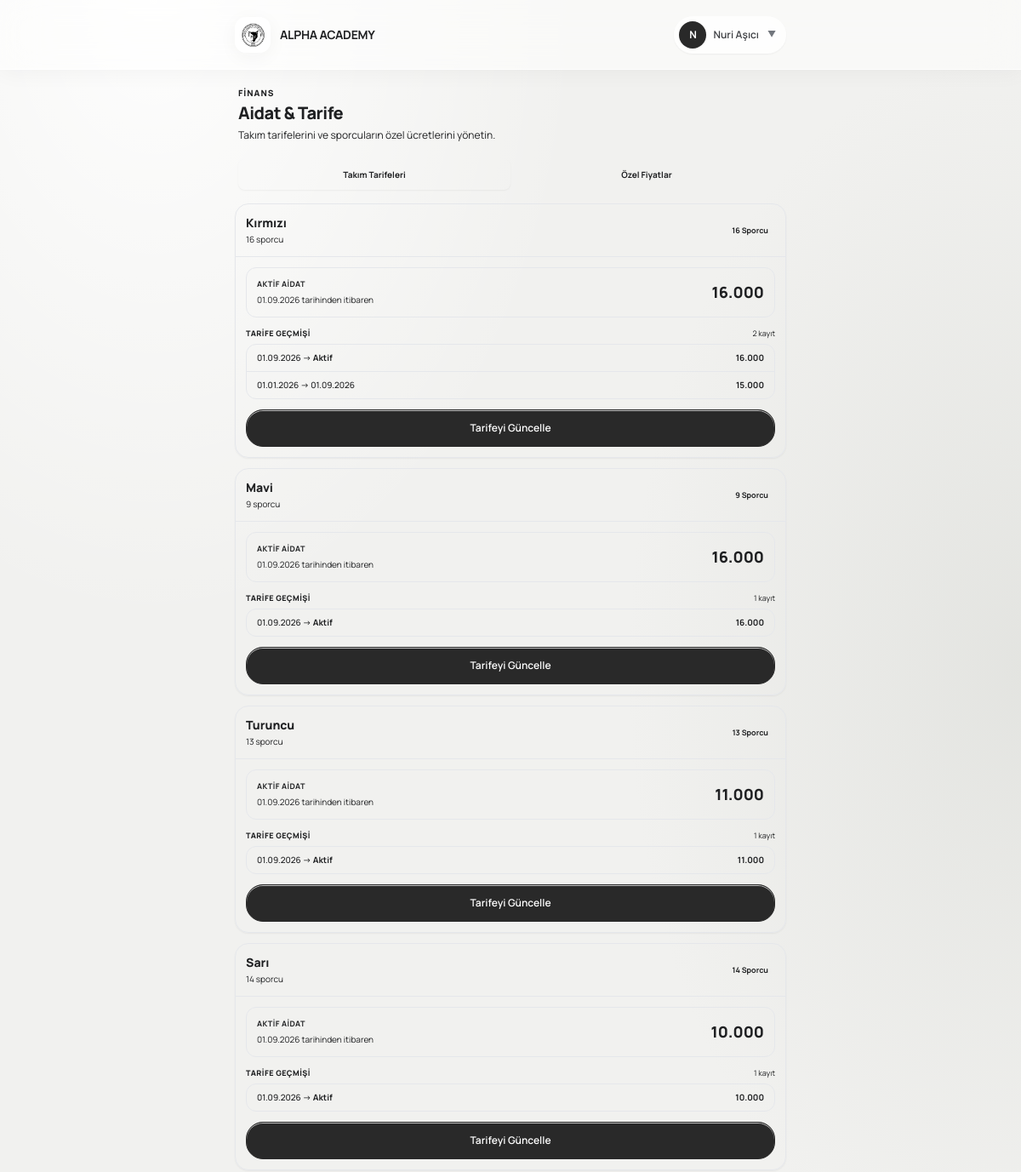
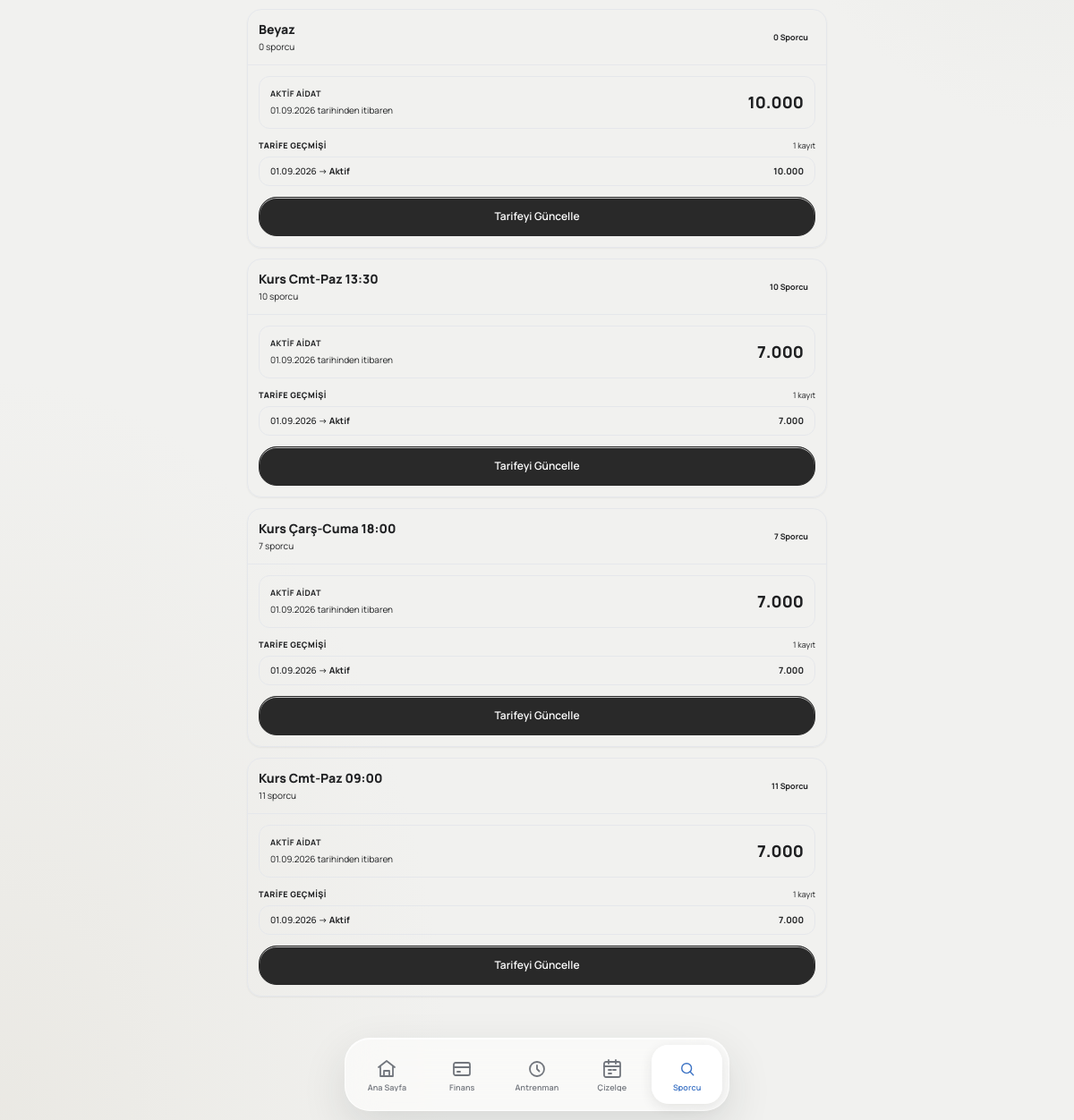
The app's page /finance/fee-management/ (signed in) with its own data (2 pictures, top to bottom).
### users/models.py (models this page shows, shortened)
class User(AbstractUser):
    class Role(models.TextChoices):
        PARENT = 'parent', 'Veli'
        ADMIN = 'admin', 'Yönetici'
        COACH = 'coach', 'Antrenör'
        FINANCE = 'finance', 'Mali İşler'
    email = models.EmailField(unique=True, verbose_name="E-posta Adresi")
    role = models.CharField(
        max_length=20,
        choices=Role.choices,
        default=Role.PARENT,
        verbose_name="Kullanıcı Rolü"
    )
    phone_number = models.CharField(max_length=15, blank=True, null=True, verbose_name="Telefon Numarası")
    tc_identity = models.CharField(max_length=11, blank=True, null=True, verbose_name="T.C. Kimlik No")
    USERNAME_FIELD = 'username'
    REQUIRED_FIELDS = ['email', 'first_name', 'last_name']
    class Meta:
        verbose_name = "Kullanıcı"
        verbose_name_plural = "Kullanıcılar"
    @property
    def is_club_admin(self):
        return self.role == self.Role.ADMIN
    @property
    def is_coach(self):
        return self.role == self.Role.COACH

### teams/models.py (models this page shows, shortened)
class Team(models.Model):
    name = models.CharField(max_length=100, verbose_name="Takım / Grup Adı")
    description = models.TextField(blank=True, null=True, verbose_name="Açıklama / Yaş Grubu")
    coaches = models.ManyToManyField(
        settings.AUTH_USER_MODEL,
        blank=True,
        limit_choices_to={'role__in': ['coach', 'club_admin']},
        related_name='assigned_teams',
        verbose_name="Sorumlu Antrenörler"
    )
    is_active = models.BooleanField(default=True, verbose_name="Aktif mi?")
    created_at = models.DateTimeField(auto_now_add=True)
    class Meta:
        verbose_name = "Takım"
        verbose_name_plural = "Takımlar"

### finance/models.py (models this page shows)
class TeamFeeHistory(models.Model):
    team = models.ForeignKey(Team, on_delete=models.CASCADE, related_name='fee_histories')
    monthly_fee = models.IntegerField()
    start_date = models.DateField(help_text="Fiyatın geçerli olmaya başladığı tarih")
    end_date = models.DateField(null=True, blank=True, help_text="Boş ise halen geçerlidir")
    class Meta:
        ordering = ['-start_date']

### finance/views.py (the view)
# urls.py: path('fee-management/', views.fee_management, name='fee-management'),
@login_required
def fee_management(request):
    teams = Team.objects.annotate(athlete_count=Count('athletes')).prefetch_related('fee_histories')
    athletes = Athlete.objects.filter(is_active=True, custom_fee__isnull=False).select_related('team')
    context = {
        'teams': teams,
        'athletes': athletes,
        'today': date.today(),
    }
    return render(request, 'finance/fee_management.html', context)

### athletes/models.py (called while the page is built)
    def get_full_name(self):
        return f"{self.first_name} {self.last_name}"

### templates/finance/fee_management.html (shortened to what this page needs)
{% extends "base.html" %}
{% block content %}
    <div class="w-full space-y-4">
        <header class="px-1">
            <p class="text-[10px] font-black uppercase tracking-widest text-primary">Finans</p>
            <h1 class="mt-0.5 text-xl font-black tracking-tight text-base-content">Aidat & Tarife</h1>
            <p class="mt-1 text-xs text-base-content/50">Takım tarifelerini ve sporcuların özel ücretlerini yönetin.</p>
        </header>
        <div>
            <div class="flex w-full rounded-xl bg-base-200 p-1">
                <button type="button"
                        data-tab-button="teams"
                        onclick="switchFeeTab('teams')"
                        class="flex h-9 flex-1 items-center justify-center rounded-lg bg-base-100 px-2 text-[10px] font-bold text-base-content shadow-sm transition-all">
                    Takım Tarifeleri
                </button>
                <button type="button"
                        data-tab-button="athletes"
                        onclick="switchFeeTab('athletes')"
                        class="flex h-9 flex-1 items-center justify-center rounded-lg px-2 text-[10px] font-bold text-base-content/50 transition-all">
                    Özel Fiyatlar
                </button>
            </div>
            <div id="fee-tab-teams" class="mt-3 space-y-3">
                {% for team in teams %}
                    <section class="overflow-hidden rounded-2xl border border-base-300 bg-base-100 shadow-sm">
                        <div class="flex items-center justify-between gap-3 border-b border-base-200 p-3">
                            <div class="min-w-0">
                                <h2 class="truncate text-sm font-black text-base-content">{{ team.name }}</h2>
                                <p class="mt-0.5 text-[10px] text-base-content/50">{{ team.athlete_count }} sporcu</p>
                            </div>
                            <span class="shrink-0 rounded-lg bg-base-200 px-2 py-1 text-[9px] font-bold text-base-content/60">
                                {{ team.athlete_count }} Sporcu
                            </span>
                        </div>
                        <div class="p-3">
                            {% with team.fee_histories.first as active_fee %}
                                <div class="rounded-xl border border-base-200 bg-base-200/40 p-3">
                                    <div class="flex items-center justify-between gap-3">
                                        <div class="min-w-0">
                                            <p class="text-[9px] font-bold uppercase tracking-wider text-base-content/50">Aktif Aidat</p>
                                            {% if active_fee %}
                                                <p class="mt-1 text-[10px] text-base-content/50">{{ active_fee.start_date|date:"d.m.Y" }} tarihinden itibaren</p>
                                            {% else %}
                                                <p class="mt-1 text-[10px] text-error/70">Tarife tanımlanmamış</p>
                                            {% endif %}
                                        </div>
                                        <div class="shrink-0 text-right">
                                            {% if active_fee %}
                                                <span class="text-lg font-black text-success">{{ active_fee.monthly_fee|floatformat:0 }}</span>
                                            {% else %}
                                                <span class="text-xs font-bold text-base-content/40">Tanımlanmadı</span>
                                            {% endif %}
                                        </div>
                                    </div>
                                </div>
                            {% endwith %}
                            <div class="mt-3">
                                <div class="mb-1.5 flex items-center justify-between">
                                    <p class="text-[9px] font-black uppercase tracking-wider text-base-content/40">Tarife Geçmişi</p>
                                    <span class="text-[9px] text-base-content/30">{{ team.fee_histories.all|length }} kayıt</span>
                                </div>
                                <div class="overflow-hidden rounded-xl border border-base-200">
                                    {% for history in team.fee_histories.all %}
                                        <div class="flex items-center justify-between gap-2 border-b border-base-200 px-3 py-2 last:border-0">
                                            <div class="min-w-0">
                                                <p class="text-[10px] font-medium text-base-content/70">
                                                    {{ history.start_date|date:"d.m.Y" }}
                                                    <span class="text-base-content/30">→</span>
                                                    {% if history.end_date %}
                                                        {{ history.end_date|date:"d.m.Y" }}
                                                    {% else %}
                                                        <span class="font-bold text-success">Aktif</span>
                                                    {% endif %}
                                                </p>
                                            </div>
                                            <span class="shrink-0 text-[10px] font-bold text-base-content">{{ history.monthly_fee|floatformat:0 }}</span>
                                        </div>
                                    {% empty %}
                                        <div class="px-3 py-3 text-center">
                                            <p class="text-[10px] text-base-content/40">Geçmiş tarife bulunmuyor.</p>
                                        </div>
                                    {% endfor %}
                                </div>
                            </div>
                            <button type="button"
                                    hx-get="{% url 'team-fee-modal' team.id %}"
                                    hx-target="#modal-container"
                                    hx-swap="innerHTML"
                                    class="btn btn-primary mt-3 h-9 min-h-0 w-full rounded-xl text-[10px] font-bold">
                                Tarifeyi Güncelle
                            </button>
                        </div>
                    </section>
                {% empty %}
                    <div class="rounded-2xl border border-base-300 bg-base-100 p-8 text-center shadow-sm">
                        <div class="mx-auto mb-3 grid h-11 w-11 place-items-center rounded-xl bg-base-200 text-base-content/40">₺</div>
                        <p class="text-xs font-bold text-base-content">Kayıtlı takım bulunmuyor.</p>
                    </div>
                {% endfor %}
            </div>
        </div>
    </div>
{% endblock %}

### templates/components/app/topbar.html (shortened to what this page needs)
{% load static %}
<div class="app-topbar">
    <div class="app-topbar-inner">
        <a href="/" class="app-brand hover:opacity-90 transition-opacity">
            <div class="app-brand-logo flex items-center justify-center font-black text-xs text-[var(--ui-primary-text)] bg-[var(--ui-primary)]">
                <img src="/media/logos/new_logo.png" alt="Alpha Academy Logo" class="w-full h-full object-cover" />
            </div>
            <div class="min-w-0">
                <span class="app-brand-name">ALPHA ACADEMY</span>
            </div>
        </a>
        {% if request.user.is_authenticated %}
            <div class="app-topbar-actions relative" id="topbar-user-dropdown-wrapper">
                <button type="button"
                        class="flex items-center gap-2 p-1.5 pr-3 rounded-full bg-white/60 hover:bg-white/90 border border-[var(--ui-border-dark)] backdrop-blur-md shadow-sm transition-all active:scale-[0.98]"
                        onclick="document.getElementById('topbar-user-dropdown').classList.toggle('hidden')">
                    <div class="w-8 h-8 rounded-full bg-[var(--ui-dark)] text-white text-xs font-bold flex items-center justify-center shadow-sm shrink-0">
                        {% if request.user.first_name %}
                            {{ request.user.first_name|first|upper }}
                        {% else %}
                            {{ request.user.username|first|upper }}
                        {% endif %}
                    </div>
                    <span class="hidden sm:inline text-xs font-semibold text-[var(--ui-text-soft)]">
                        {% if request.user.get_full_name %}
                            {{ request.user.get_full_name }}
                        {% else %}
                            {{ request.user.username }}
                        {% endif %}
                    </span>
                    <span class="text-[10px] text-[var(--ui-muted)] ml-0.5">▼</span>
                </button>
            </div>
        {% endif %}
    </div>
</div>

### records on screen
User: user.first_name|first "N", user.get_full_name "Nuri Aşıcı"
Team: name "Kırmızı", athlete_count "16", fee_histories.first.start_date "01.09.2026", fee_histories.first.monthly_fee "16.000", fee_histories.all|length "2"
TeamFeeHistory: start_date "01.09.2026", shows "Aktif", monthly_fee "16.000"
TeamFeeHistory: start_date "01.01.2026", end_date "01.09.2026", monthly_fee "15.000"
Team: name "Mavi", athlete_count "9", fee_histories.first.start_date "01.09.2026", fee_histories.first.monthly_fee "16.000", fee_histories.all|length "1"
TeamFeeHistory: start_date "01.09.2026", shows "Aktif", monthly_fee "16.000"
Team: name "Turuncu", athlete_count "13", fee_histories.first.start_date "01.09.2026", fee_histories.first.monthly_fee "11.000", fee_histories.all|length "1"
TeamFeeHistory: start_date "01.09.2026", shows "Aktif", monthly_fee "11.000"
Team: name "Sarı", athlete_count "14", fee_histories.first.start_date "01.09.2026", fee_histories.first.monthly_fee "10.000", fee_histories.all|length "1"
TeamFeeHistory: start_date "01.09.2026", shows "Aktif", monthly_fee "10.000"
Team: name "Beyaz", athlete_count "0", fee_histories.first.start_date "01.09.2026", fee_histories.first.monthly_fee "10.000", fee_histories.all|length "1"
TeamFeeHistory: start_date "01.09.2026", shows "Aktif", monthly_fee "10.000"
Team: name "Kurs Cmt-Paz 13:30", athlete_count "10", fee_histories.first.start_date "01.09.2026", fee_histories.first.monthly_fee "7.000", fee_histories.all|length "1"
TeamFeeHistory: start_date "01.09.2026", shows "Aktif", monthly_fee "7.000"
Team: name "Kurs Çarş-Cuma 18:00", athlete_count "7", fee_histories.first.start_date "01.09.2026", fee_histories.first.monthly_fee "7.000", fee_histories.all|length "1"
TeamFeeHistory: start_date "01.09.2026", shows "Aktif", monthly_fee "7.000"
Team: name "Kurs Cmt-Paz 09:00", athlete_count "11", fee_histories.first.start_date "01.09.2026", fee_histories.first.monthly_fee "7.000", fee_histories.all|length "1"
TeamFeeHistory: start_date "01.09.2026", shows "Aktif", monthly_fee "7.000"
